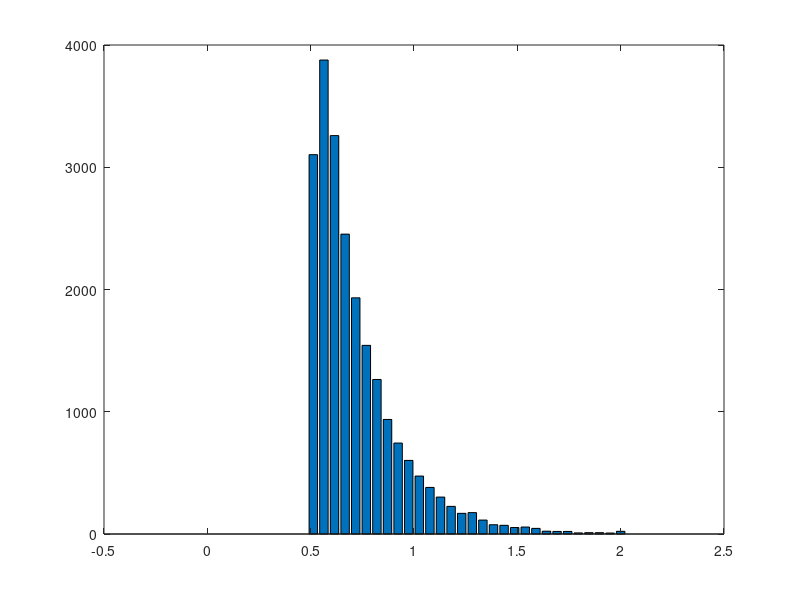

The MATLAB script that drew this image: (Note: this script raises an error after producing the figure.)
clear; close all; clc;

%%
%fix step size
dt = 0.001;
%parameter 
ndt = 0.5; %NON-DECISION TIME
mu = 0.3;  %BY CONVENTION MU MUST BE POSITIVE 
sd = 1;   %THIS IS VARIABILITY WITHIN THE WALK.  KEEP FIXED AT 1. 
nsteps = 2500; %MAX LENGTH OF WALK.  INCREASE TILL WARNING GOES AWAY
ntrials = 500; %NUMBER OF RUNS
criterion = 1; %CORRECT BOUNDARY LOCATION, INCORRECT IS ZERO 
beta = 0.5; % NORMALIZED BIAS
bias = beta*criterion; %ACTUAL BIAS
total_err_pr = 0; % keep running sum of err probability
total_err_rt = 0; % use total_err_pr to normalize this value
%set random number seed 
rng(19680104);

figure
total_errorrt = []; % used for histogram, accumulate all error_trials

% loop over all 100 samples of drift rate (i.e. mu)
for i_ = 1:100
    % OUTPUT VARIABLES
    sample = zeros(1,nsteps+1);   %This is a single random draw from normal distribution
    path = zeros(ntrials,nsteps+1); %This is all the random walks
    rt = zeros(ntrials,1);  %These are the rts across trials 
    correct = zeros(ntrials,1); %This is accuracy data. ZERO IS WRONG, ONE IS RIGHT
    sampled_beta = normrnd(0.5,0.2,[1,1]);
    sampled_bias = sampled_beta*criterion; % ACTUAL BIAS
    %LOOP OVER ntrials.  
    for j = 1:ntrials
        goodpath = 0;
        while goodpath == 0
            draw = normrnd(mu*dt,sd*sqrt(dt),[1,nsteps]);  %DRAW A WALK
            sample(1) = sampled_bias; %START AT BIAS
            sample(2:nsteps+1) = draw; 
            walk = cumsum(sample); %SUM THE WALK.   
            crossbnd = find((walk > criterion) |(walk < 0)); %TEST BOTH BOUNDARIES  
            if ~isempty(crossbnd) %TEST IF IT CROSSED ONE OF THE BOUNDARIES AT LEAST
                goodpath = 1; %WALK IS GOOD, SET TO 1 TO EXIT WHILE LOOP
                path(j,:) = walk; %SAVE THE WALK
            else
                display('Bad Walk') %NOTIFY BAD WALK AND DRAW AGAIN LOWER
            end;
        end;
        rt(j) = crossbnd(1);  %RT IS FIRST CROSSING
        if path(j,rt(j)) > criterion  %TEST IF CORRECT
            path(j,rt(j):end) = criterion; %SET THE REST OF WALK TO BOUNDARY
            correct(j) = 1; %INDICATE CORRECT TRIAL
        else %TRIALIS INCORRECT
            path(j,rt(j):end) = 0; %SET THE REST OF WALK TO ZERO. 
        end; 
        %Add Non-decision time
        rt(j) = rt(j) + ndt/dt;	
    end
    % need to weight average incorrect response times by relative probabilities of incorrect
    %convert rt to milliseconds
    rt = rt*dt;
    errorrt = rt(find(correct == 0));
    total_errorrt = [total_errorrt; errorrt];
    % this trial's avg
    avg_err_rt = mean(errorrt);
    err_pr = 1 - mean(correct);
    total_err_rt = total_err_rt + avg_err_rt * err_pr;
    total_err_pr = total_err_pr + err_pr;
end

bins = linspace(0,2,40);
[n1,x] = hist(total_errorrt, bins); 
h = bar(x, n1);

% avg now over all trials
% weighed mean err response time!
avg_err_rt = total_err_rt / total_err_pr
xline(avg_err_rt,'--b');
xlabel('Response Time')
ylabel('Number of Trials')
title('Error Trial RTs')
